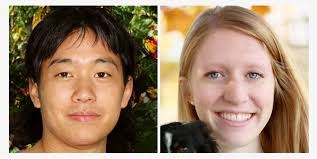
#> input picture input.jpg, 317 x 159 px, found by its file name
$ jupyter execute 09_linear_brightness_and_contrast_adjustment.ipynb
#> lines starting #> are read from the running program, lines starting #| are printed output that depends on the picture
# <div style="direction:rtl;text-align:right;font-family:B Lotus, B Nazanin, Tahoma">تنظیم روشنایی و کنتراست(با توابع خطی)</div>
<div style="direction:rtl;text-align:right;font-family:Tahoma">
در نوت‌بوک قبلی عملیات ریاضی روی تصویر و تاثیر جمع و تفریق کردن یک مقدار روی تصویر را روی نور یا brightness را مشاهده کردید.
</div>

[08-Arithmetic-Operations.ipynb](https://nbviewer.org/github/Alireza-Akhavan/class.vision/blob/master/08-Arithmetic-Operations.ipynb)

<div style="direction:rtl;text-align:right;font-family:Tahoma">
حال علاوه بر روشنایی (brightness)، تضاد تصویر یا کنتراست(contrast) را بررسی خواهیم کرد و مشکلات این روش خطی بیان خواهد شد!</div>

$$g(x) = \alpha f(x) + \beta$$
$$\alpha > 0$$

The parameters α and β are often called the gain and bias parameters.
sometimes these parameters are said to control contrast and brightness respectively.

[cell 1]
import cv2
import numpy as np
from google.colab.patches import cv2_imshow
import matplotlib.pyplot as plt

from google.colab import drive
drive.mount('/content/drive')
data_path = "/content/drive/MyDrive/Colab Notebooks/class.vision-master/images"
image = cv2.imread(f'{data_path}/input.jpg')
#> image is the input picture: shape (159, 317, 3); mean B, G, R 109.5, 132.1, 157.1

### do it with `convertScaleAbs()` function

[cell 2]
image = cv2.imread(f'{data_path}/input.jpg')

new_image = np.zeros(image.shape, image.dtype)

alpha = float(input('* Enter the alpha value [0.1-3.0]: '))
#> the answer given: 1
beta = int(input('* Enter the beta value [-100-100]: '))
#> the answer given: 3

new_image = cv2.convertScaleAbs(image, alpha=alpha, beta=beta)


plt.figure(figsize=[15,5])
plt.subplot(121);plt.imshow(image[...,::-1]);plt.title("Original");
plt.subplot(122);plt.imshow(new_image[...,::-1]);plt.title("Output");
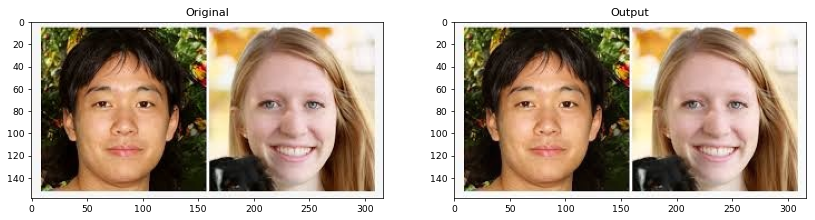
#> figure drawn by matplotlib, 2 panels

<div style="direction:rtl;text-align:right;font-family:Tahoma">
قاعدتاً این عملیات را میتوانیم روی تک تک پیکسل ها یا سطر و ستون ها فرض کنیم که با فرض i شماره سطر و j شماره تون خواهیم داشت:</div>

$$g(i,j) = \alpha \cdot f(i,j) + \beta$$

[cell 3]
image = cv2.imread(f'{data_path}/input.jpg')

new_image2 = np.zeros(image.shape, image.dtype)

alpha = float(input('* Enter the alpha value [0.1-3.0]: '))
#> the answer given: 1
beta = int(input('* Enter the beta value [0-100]: '))
#> the answer given: 3

# Do the operation new_image(i,j) = alpha*image(i,j) + beta
# Instead of these 'for' loops we could have used simply:
# new_image = cv.convertScaleAbs(image, alpha=alpha, beta=beta)
# but we wanted to show you how to access the pixels :)
for y in range(image.shape[0]):
    for x in range(image.shape[1]):
        for c in range(image.shape[2]):
            new_image2[y,x,c] = np.clip(alpha*image[y,x,c] + beta, 0, 255)


plt.figure(figsize=[15,5])
plt.subplot(121);plt.imshow(image[...,::-1]);plt.title("Original");
plt.subplot(122);plt.imshow(new_image2[...,::-1]);plt.title("Output");

# Histogram analysis

[cell 4]
gray_image =  cv2.cvtColor(image, cv2.COLOR_BGR2GRAY)
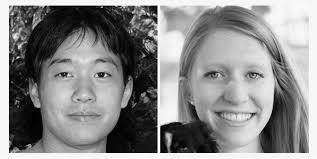
#> gray_image: shape (159, 317); min 0, max 255, mean 137
gray_new_image = cv2.cvtColor(new_image, cv2.COLOR_BGR2GRAY)
gray_new_image2 = cv2.cvtColor(new_image2, cv2.COLOR_BGR2GRAY)

[cell 5]
plt.figure(figsize=[15,5])
plt.subplot(131);plt.hist(gray_image.ravel(),256,[0,256]);plt.title("Original");
plt.subplot(132);plt.hist(gray_new_image.ravel(),256,[0,256]);plt.title("new_image");
plt.subplot(133);plt.hist(gray_new_image2.ravel(),256,[0,256]);plt.title("new_image2");
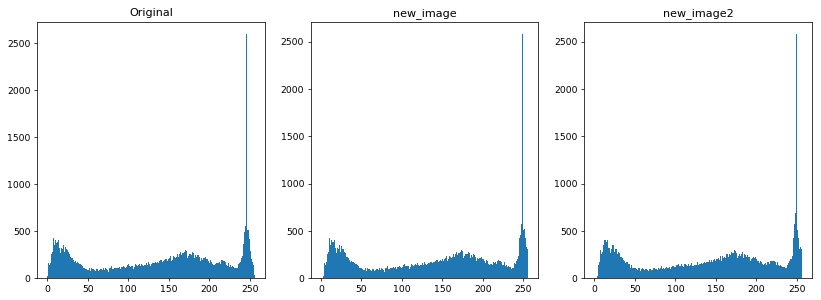
#> figure drawn by matplotlib, 3 panels; panel 1: tallest bar 2600 high, from x = 246 to 247; panel 2: tallest bar 2582 high, from x = 249 to 250; panel 3: tallest bar 2582 high, from x = 249 to 250
